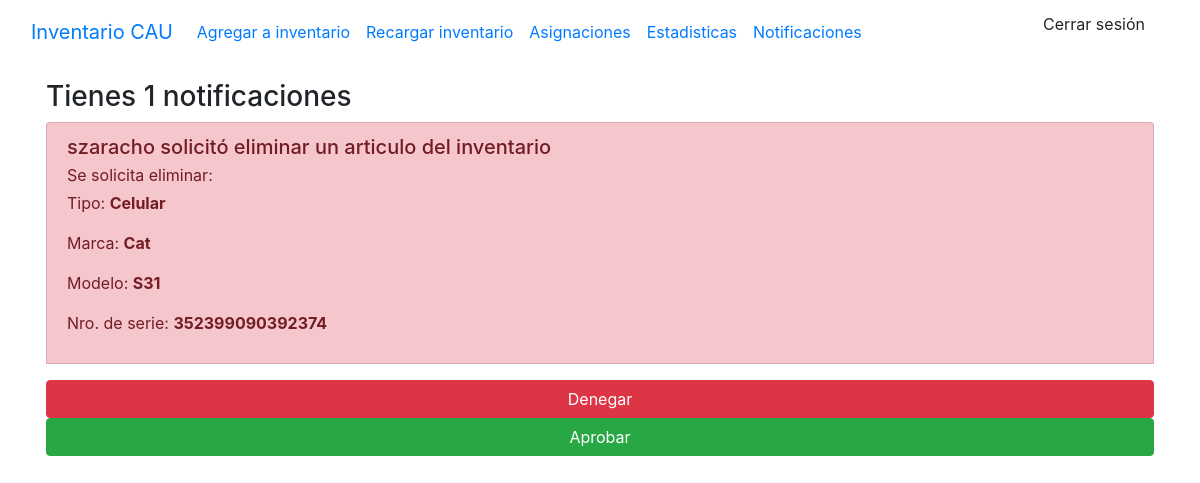
The page /notifications (signed in) on the database as committed earlier.
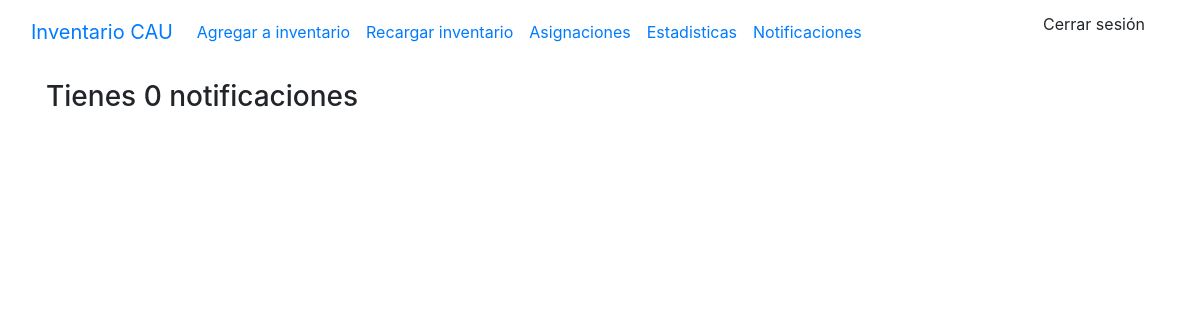
The same page on the database as committed later.
### stockaep/models.py (models this page shows, shortened)
class Notificacion(models.Model):
    hardware = models.ForeignKey(Hardware, on_delete=models.CASCADE, db_constraint=False)
    usuario = models.ForeignKey(User, on_delete=models.DO_NOTHING)
    realizado = models.BooleanField(default=False)
    tipo = models.CharField(max_length=20)
    estado = models.CharField(max_length=50)
    nro_de_serie = models.CharField(max_length=100)

class Hardware(models.Model):
    tipo = models.ForeignKey(Tipo, on_delete=models.CASCADE)
    marca = models.ForeignKey(Marca, on_delete=models.CASCADE)
    modelo = models.ForeignKey(Modelo, on_delete=models.CASCADE)
    nro_de_serie = models.CharField(max_length=100, null=False, default='')
    ubicacion = models.ForeignKey(Ubicacion, on_delete=models.CASCADE)
    estado = models.ForeignKey(Estado, on_delete=models.CASCADE)
    observaciones = models.TextField(max_length=500, blank=True)
    class Meta:
        ordering = ['tipo']

class Tipo(models.Model):
    name = models.CharField(max_length=50, unique=True)
    class Meta:
        ordering = ['name']
    def __str__(self) -> str:
        return self.name

class Marca(models.Model):
    nombre = models.CharField(max_length=50, null=False, default='S/D', unique=True)
    class Meta:
        ordering = ['nombre']
    def __str__(self):
        return self.nombre

class Modelo(models.Model):
    nombre = models.CharField(max_length=100, null=False, default='S/D')
    marca = models.ForeignKey(Marca, on_delete=models.CASCADE, default=1)
    def __str__(self):
        return self.nombre

### stockaep/decorators.py (the view)
    def wrapper_func(request, *args,**kwargs):
        group = None
        if request.user.groups.exists():
            group=request.user.groups.all()[0].name
        if group == 'user':
            return redirect('userPage')
        if group == 'admin':
            return view_func(request,*args,**kwargs)

### stockaep/views.py (called while the page is built)
@login_required(login_url='login')
@admin_only
def notificaciones(request):
    ctx={'link':'notification'}
    notificaciones = Notificacion.objects.filter(realizado = False)
    ctx['notificaciones'] = notificaciones
    ctx['cant_notificaciones'] = len(notificaciones)
    return render(request, 'main.html', ctx)

### templates/main.html (shortened to what this page needs)
{% load static %}
<!DOCTYPE html>
<html lang="en">
<head>
    <link rel="stylesheet" href="https://stackpath.bootstrapcdn.com/bootstrap/4.5.0/css/bootstrap.min.css"0>
</head>
<body>
    {% include "navbar.html" %}
    {% if link == 'index' %}
        {% include 'list_hardware.html' %}
    {% elif link == 'create' %}
        {% include 'add_to_inventary.html' %}
    {% elif link == 'test' %}
        {% include 'test.html' %}
    {% elif link == 'edit' %}
        {% include 'edit_hardware.html' %}
    {% elif link == 'notification' %}
        {% include 'notifications.html' %}
    {% endif %}
</body>
</html>

### templates/navbar.html (shortened to what this page needs)
<nav class="navbar navbar-expand-lg bg-body-tertiary">
    <div class="container-fluid">
      <a class="navbar-brand" href="/">Inventario CAU</a>
      <div class="collapse navbar-collapse" id="navbarNavDropdown">
        <ul class="navbar-nav">
          <li class="nav-item">
            <a class="nav-link" href="create">Agregar a inventario</a>
          </li>
          <li class="nav-item">
            <a class="nav-link" href="{% url 'reload' %}">Recargar inventario</a>
          </li>
          <li class="nav-item">
            <a href="" class="nav-link">Asignaciones</a>
          </li>
          <li class="nav-item">
            <a href="" class="nav-link">Estadisticas</a>
          </li>
          {% if request.user.is_staff %}
          <li class="nav-item">
            <a class="nav-link" href="notifications">Notificaciones</a>
          </li>
          {% endif %}
        </ul>
      </div>
      <li class="nav-item dropdown d-flex">
        <ul><a class="dropdown-item" href="/logout">Cerrar sesión</a></li>
    </div>
  </nav>

### templates/notifications.html (shortened to what this page needs)
{% load static%}
{% block content %}
<div class="container p-3">
    <h3>Tienes {{cant_notificaciones}} notificaciones</h3>
    <div class="list-group">
    {% for n in notificaciones%}
        <a href="#" class="list-group-item list-group-item-action mb-3
        {% if n.tipo == 'DELETE' %}
            list-group-item-danger
        {% elif n.tipo == 'EDIT'%}
            list-group-item-warning
        {% elif n.tipo == 'CREATE' %}
            list-group-item-success
        {% endif %}
        " aria-current="true">
            <div class="d-flex w-100 justify-content-between">
                {% if n.tipo == 'DELETE' %}
                    <h5 class="mb-1">{{n.usuario.username}} solicitó eliminar un articulo del inventario</h5>
                {% elif n.tipo == 'EDIT'%}
                    <h5 class="mb-1">{{n.usuario.username}} solicitó modificar un articulo del inventario</h5>
                {% elif n.tipo == 'CREATE' %}
                    <h5 class="mb-1">{{n.usuario.username}} solicitó agregar un articulo al inventario.</h5>
                {% endif %}
            </div>
            {% if n.tipo == 'DELETE' %}
                <p class="mb-1">Se solicita eliminar: </p>
                <p>Tipo: <b>{{n.hardware.tipo}}</b></p>
                <p>Marca: <b>{{n.hardware.marca}}</b></p>
                <p>Modelo: <b>{{n.hardware.modelo}}</b></p>
                <p>Nro. de serie: <b>{{n.hardware.nro_de_serie}}</b></p>
            {% elif n.tipo == 'CREATE' %}
            <p class="mb-1">Se solicita crear: </p>
            <p>Tipo: <b>{{n.hardware.tipo}}</b></p>
            <p>Marca: <b>{{n.hardware.marca}}</b></p>
            <p>Modelo: <b>{{n.hardware.modelo}}</b></p>
            <p>Nro. de serie: <b>{{n.hardware.nro_de_serie}}</b></p>
            {% endif %}
            <a as="button" class="btn btn-danger" href="action?id={{n.id}}&status=cancel">Denegar</a>
            <a as="button" class="btn btn-success" href="action?id={{n.id}}&status=accept">Aprobar</a>
        </a>
    {% endfor %}
    </div>
</div>
{% endblock %}

Rows that differ between the two databases and show on the page:
removed Notificacion: usuario.username "szaracho", hardware.tipo "Celular", hardware.marca "Cat", hardware.modelo "S31", hardware.nro_de_serie "352399090392374"
Other text that changed with them:
{{ cant_notificaciones }}: "1" → "0"
